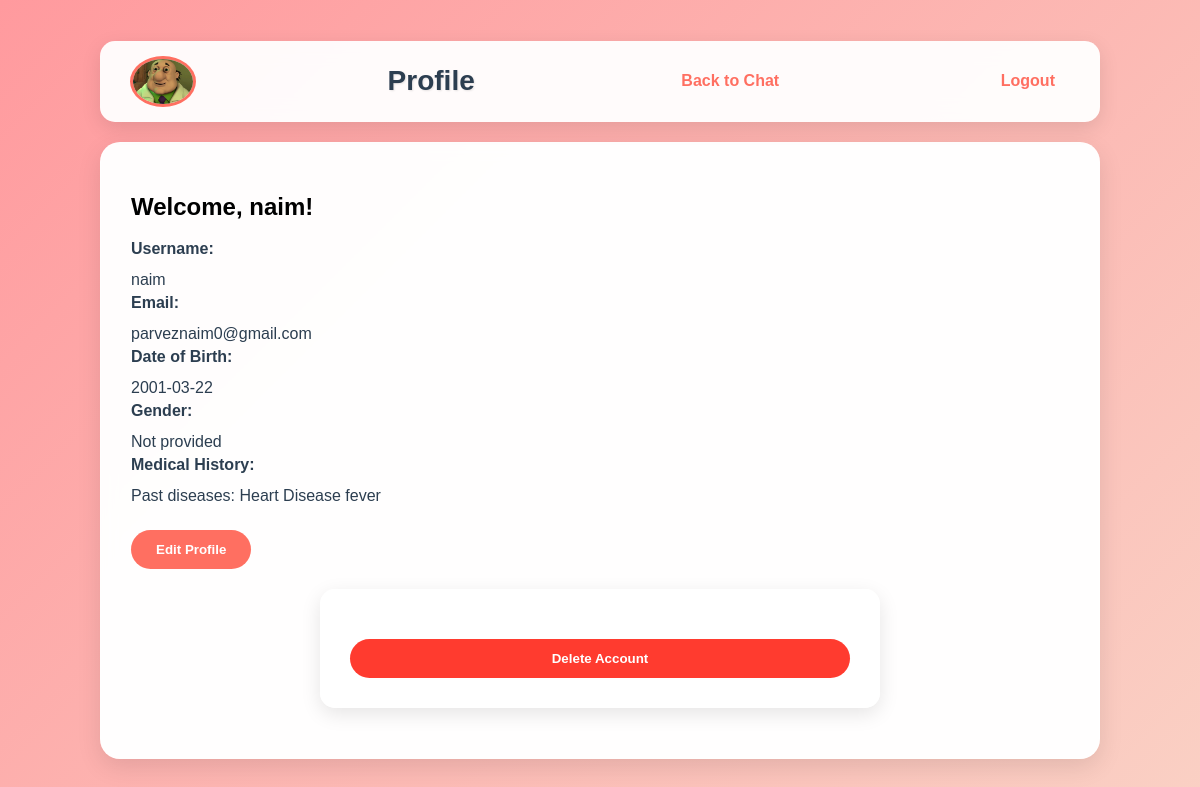
/auth/profile (signed in), run on the app's committed database.
### app/models.py (models this page shows, shortened)
class User(UserMixin, db.Model):
    id = db.Column(db.Integer, primary_key=True)
    username = db.Column(db.String(64), unique=True, nullable=False)
    email = db.Column(db.String(120), unique=True, nullable=False)
    password_hash = db.Column(db.String(128))
    date_of_birth = db.Column(db.Date)
    gender = db.Column(db.String(10))
    medical_history = db.Column(db.Text)  # New field for medical history
    created_at = db.Column(db.DateTime, default=datetime.utcnow)
    conversations = db.relationship('Conversation', backref='user', lazy='dynamic')

### app/routes/auth.py (the view)
@auth_bp.route('/profile')
@login_required
def profile():
    return render_template('profile.html', user=current_user)

### app/models.py (called while the page is built)
@login_manager.user_loader
def load_user(id):
    return User.query.get(int(id))

### templates/profile.html (shortened to what this page needs)
{% extends "base.html" %}
{% block content %}
    <header>
        <img src="{{ url_for('static', filename='images/doctor-avatar.png') }}" alt="Doctor" class="logo">
        <h1>Profile</h1>
        <a href="{{ url_for('chat.chat_page') }}">Back to Chat</a>
        <a href="{{ url_for('auth.logout') }}">Logout</a>
    </header>
    <div class="chat-window">
        <h2>Welcome, {{ user.username }}!</h2>
        <div id="profile-view">
            <div class="form-group">
                <label>Username:</label>
                <p>{{ user.username }}</p>
            </div>
            <div class="form-group">
                <label>Email:</label>
                <p>{{ user.email }}</p>
            </div>
            <div class="form-group">
                <label>Date of Birth:</label>
                <p>{{ user.date_of_birth.strftime('%Y-%m-%d') if user.date_of_birth else 'Not provided' }}</p>
            </div>
            <div class="form-group">
                <label>Gender:</label>
                <p>{{ user.gender if user.gender else 'Not provided' }}</p>
            </div>
            <div class="form-group">
                <label>Medical History:</label>
                <p>{{ user.medical_history if user.medical_history else 'Not provided' }}</p>
            </div>
            <button id="edit-profile-btn">Edit Profile</button>
        </div>
        <form id="delete-account-form" method="POST" action="{{ url_for('auth.delete_account') }}">
            <button type="submit" id="delete-account-btn" onclick="return confirm('Are you sure you want to delete your account? This action cannot be undone.');">Delete Account</button>
        </form>
    </div>
{% endblock %}

### static/css/style.css (style rules this page uses)
body { background: linear-gradient(135deg, #ff9a9e, #fad0c4, #fad0c4, #a1c4fd, #c2e9fb); font-family: 'Poppins', sans-serif; margin: 0; min-height: 100vh; display: flex; justify-content: center; align-items: center; background-size: 400% 400%; animation: gradientShift 20s ease infinite; }
header { display: flex; justify-content: space-between; align-items: center; background: rgba(255, 255, 255, 0.95); padding: 15px 30px; border-radius: 15px; box-shadow: 0 6px 20px rgba(0, 0, 0, 0.1); backdrop-filter: blur(10px); position: sticky; top: 20px; z-index: 10; }
.logo { width: 60px; border-radius: 50%; border: 3px solid #ff6f61; transition: transform 0.3s ease; }
header h1 { font-size: 28px; color: #2c3e50; margin: 0; text-shadow: 1px 1px 2px rgba(0, 0, 0, 0.1); }
header a { color: #ff6f61; text-decoration: none; font-weight: 600; padding: 8px 15px; border-radius: 20px; transition: background 0.3s ease, color 0.3s ease; }
.chat-window { background: rgba(255, 255, 255, 0.98); padding: 30px; border-radius: 20px; box-shadow: 0 8px 25px rgba(0, 0, 0, 0.1); margin-top: 20px; backdrop-filter: blur(8px); border: 1px solid rgba(255, 255, 255, 0.3); }
form { display: flex; flex-direction: column; gap: 15px; max-width: 500px; margin: 20px auto; background: rgba(255, 255, 255, 0.95); padding: 30px; border-radius: 15px; box-shadow: 0 6px 20px rgba(0, 0, 0, 0.1); }
.form-group { display: flex; flex-direction: column; gap: 8px; }
.form-group label { font-weight: 600; color: #2c3e50; }
button { padding: 12px; background: #ff6f61; color: #fff; border: none; border-radius: 25px; cursor: pointer; font-weight: 600; transition: background 0.3s ease, transform 0.3s ease; }
#profile-view p { margin: 5px 0; color: #2c3e50; font-size: 16px; }
#edit-profile-btn { background: #ff6f61; color: #fff; border: none; padding: 12px 25px; border-radius: 25px; cursor: pointer; font-weight: 600; transition: background 0.3s ease, transform 0.3s ease; margin-top: 20px; }
#delete-account-btn { background: #ff3b2f; color: #fff; border: none; padding: 12px 25px; border-radius: 25px; cursor: pointer; font-weight: 600; transition: background 0.3s ease, transform 0.3s ease; margin-top: 20px; }

### data on the page
User: username "naim", email "parveznaim0@gmail.com", date_of_birth "2001-03-22", gender "Not provided", medical_history "Past diseases: Heart Disease fever"
